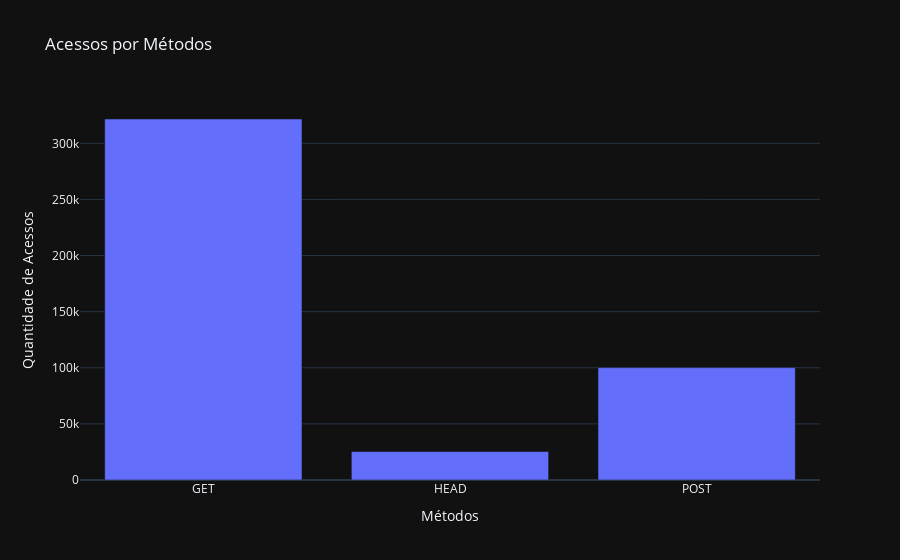

This figure's notebook cell:
### Markdown cell above
### Acessos por método:

### Code cell
grafMetodo = go.Bar(x = metodos['metodo'],
                  y = metodos['acessos'])

layout = go.Layout(title='Acessos por Métodos',
                   yaxis={'title':'Quantidade de Acessos'},
                   xaxis={'title': 'Métodos'})

fig = go.Figure(data=grafMetodo, layout=layout)

py.iplot(fig)

### Figure 1 — Plotly figure (JSON) as saved in the notebook; plotly's stock layout.template omitted (floating-point values rounded to 4 significant figures)
{"data": [{"x": ["GET", "HEAD", "POST"], "y": [321667, 25371, 100149], "type": "bar"}], "layout": {"title": {"text": "Acessos por Métodos"}, "xaxis": {"title": {"text": "Métodos"}}, "yaxis": {"title": {"text": "Quantidade de Acessos"}}}}
